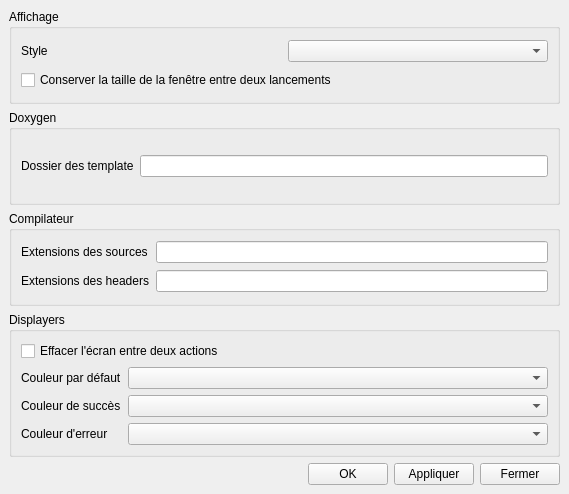
<?xml version="1.0" encoding="UTF-8"?>
<ui version="4.0">
 <class>SettingsWindow</class>
 <widget class="QMainWindow" name="SettingsWindow">
  <property name="geometry">
   <rect>
    <x>0</x>
    <y>0</y>
    <width>569</width>
    <height>494</height>
   </rect>
  </property>
  <property name="windowTitle">
   <string>Options</string>
  </property>
  <widget class="QWidget" name="centralwidget">
   <layout class="QGridLayout" name="gridLayout">
    <item row="0" column="0" colspan="4">
     <widget class="QGroupBox" name="groupBox_view">
      <property name="title">
       <string>Affichage</string>
      </property>
      <layout class="QGridLayout" name="gridLayout_2">
       <item row="0" column="0">
        <widget class="QLabel" name="label_viewStyle">
         <property name="text">
          <string>Style</string>
         </property>
        </widget>
       </item>
       <item row="0" column="1">
        <widget class="QComboBox" name="comboBox_viewStyle"/>
       </item>
       <item row="1" column="0" colspan="2">
        <widget class="QCheckBox" name="checkBox_keepViewSize">
         <property name="text">
          <string>Conserver la taille de la fenêtre entre deux lancements</string>
         </property>
        </widget>
       </item>
      </layout>
     </widget>
    </item>
    <item row="2" column="0" colspan="4">
     <widget class="QGroupBox" name="groupBox_compiler">
      <property name="title">
       <string>Compilateur</string>
      </property>
      <layout class="QGridLayout" name="gridLayout_3">
       <item row="5" column="1">
        <widget class="QLineEdit" name="lineEdit_headersExt"/>
       </item>
       <item row="5" column="0">
        <widget class="QLabel" name="label_headersExt">
         <property name="text">
          <string>Extensions des headers</string>
         </property>
        </widget>
       </item>
       <item row="4" column="0">
        <widget class="QLabel" name="label_sourcesExt">
         <property name="text">
          <string>Extensions des sources</string>
         </property>
        </widget>
       </item>
       <item row="4" column="1">
        <widget class="QLineEdit" name="lineEdit_sourcesExt"/>
       </item>
      </layout>
     </widget>
    </item>
    <item row="4" column="2">
     <widget class="QPushButton" name="pushButton_apply">
      <property name="text">
       <string>Appliquer</string>
      </property>
     </widget>
    </item>
    <item row="4" column="3">
     <widget class="QPushButton" name="pushButton_cancel">
      <property name="text">
       <string>Fermer</string>
      </property>
     </widget>
    </item>
    <item row="4" column="0">
     <spacer name="horizontalSpacer">
      <property name="orientation">
       <enum>Qt::Horizontal</enum>
      </property>
      <property name="sizeHint" stdset="0">
       <size>
        <width>40</width>
        <height>20</height>
       </size>
      </property>
     </spacer>
    </item>
    <item row="1" column="0" colspan="4">
     <widget class="QGroupBox" name="groupBox_doxygen">
      <property name="title">
       <string>Doxygen</string>
      </property>
      <layout class="QGridLayout" name="gridLayout_4">
       <item row="0" column="1">
        <widget class="QLineEdit" name="lineEdit_doxygenTemplate"/>
       </item>
       <item row="0" column="0">
        <widget class="QLabel" name="label_doxygenTemplate">
         <property name="text">
          <string>Dossier des template</string>
         </property>
        </widget>
       </item>
      </layout>
     </widget>
    </item>
    <item row="4" column="1">
     <widget class="QPushButton" name="pushButton_ok">
      <property name="text">
       <string>OK</string>
      </property>
     </widget>
    </item>
    <item row="3" column="0" colspan="4">
     <widget class="QGroupBox" name="groupBox">
      <property name="title">
       <string>Displayers</string>
      </property>
      <layout class="QFormLayout" name="formLayout">
       <item row="1" column="0">
        <widget class="QLabel" name="label_colorNormal">
         <property name="text">
          <string>Couleur par défaut</string>
         </property>
        </widget>
       </item>
       <item row="1" column="1">
        <widget class="QComboBox" name="comboBox_colorNormal"/>
       </item>
       <item row="2" column="0">
        <widget class="QLabel" name="label_colorSuccess">
         <property name="text">
          <string>Couleur de succès</string>
         </property>
        </widget>
       </item>
       <item row="2" column="1">
        <widget class="QComboBox" name="comboBox_colorSuccess"/>
       </item>
       <item row="3" column="0">
        <widget class="QLabel" name="label_colorError">
         <property name="text">
          <string>Couleur d'erreur</string>
         </property>
        </widget>
       </item>
       <item row="3" column="1">
        <widget class="QComboBox" name="comboBox_colorError"/>
       </item>
       <item row="0" column="0" colspan="2">
        <widget class="QCheckBox" name="checkBox_autoclearScreen">
         <property name="text">
          <string>Effacer l'écran entre deux actions</string>
         </property>
        </widget>
       </item>
      </layout>
     </widget>
    </item>
   </layout>
  </widget>
 </widget>
 <resources/>
 <connections/>
</ui>
